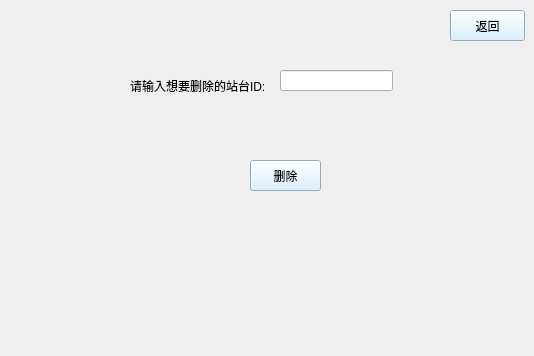
<?xml version="1.0" encoding="UTF-8"?>
<ui version="4.0">
 <class>deletestop</class>
 <widget class="QWidget" name="deletestop">
  <property name="geometry">
   <rect>
    <x>0</x>
    <y>0</y>
    <width>534</width>
    <height>356</height>
   </rect>
  </property>
  <property name="minimumSize">
   <size>
    <width>534</width>
    <height>356</height>
   </size>
  </property>
  <property name="maximumSize">
   <size>
    <width>534</width>
    <height>356</height>
   </size>
  </property>
  <property name="windowTitle">
   <string>Form</string>
  </property>
  <property name="styleSheet">
   <string notr="true">#deletestop{image: url(:/new/prefix1/bus.jpg);}</string>
  </property>
  <widget class="QLabel" name="label">
   <property name="geometry">
    <rect>
     <x>130</x>
     <y>70</y>
     <width>151</width>
     <height>31</height>
    </rect>
   </property>
   <property name="text">
    <string>请输入想要删除的站台ID:</string>
   </property>
  </widget>
  <widget class="QLineEdit" name="lineEdit">
   <property name="geometry">
    <rect>
     <x>280</x>
     <y>70</y>
     <width>113</width>
     <height>21</height>
    </rect>
   </property>
  </widget>
  <widget class="QPushButton" name="pushButton">
   <property name="geometry">
    <rect>
     <x>250</x>
     <y>160</y>
     <width>71</width>
     <height>31</height>
    </rect>
   </property>
   <property name="styleSheet">
    <string notr="true">background-color: rgb(208, 237, 255);</string>
   </property>
   <property name="text">
    <string>删除</string>
   </property>
  </widget>
  <widget class="QPushButton" name="pushButton_2">
   <property name="geometry">
    <rect>
     <x>450</x>
     <y>10</y>
     <width>75</width>
     <height>31</height>
    </rect>
   </property>
   <property name="styleSheet">
    <string notr="true">background-color: rgb(208, 237, 255);</string>
   </property>
   <property name="text">
    <string>返回</string>
   </property>
  </widget>
 </widget>
 <resources/>
 <connections/>
</ui>
